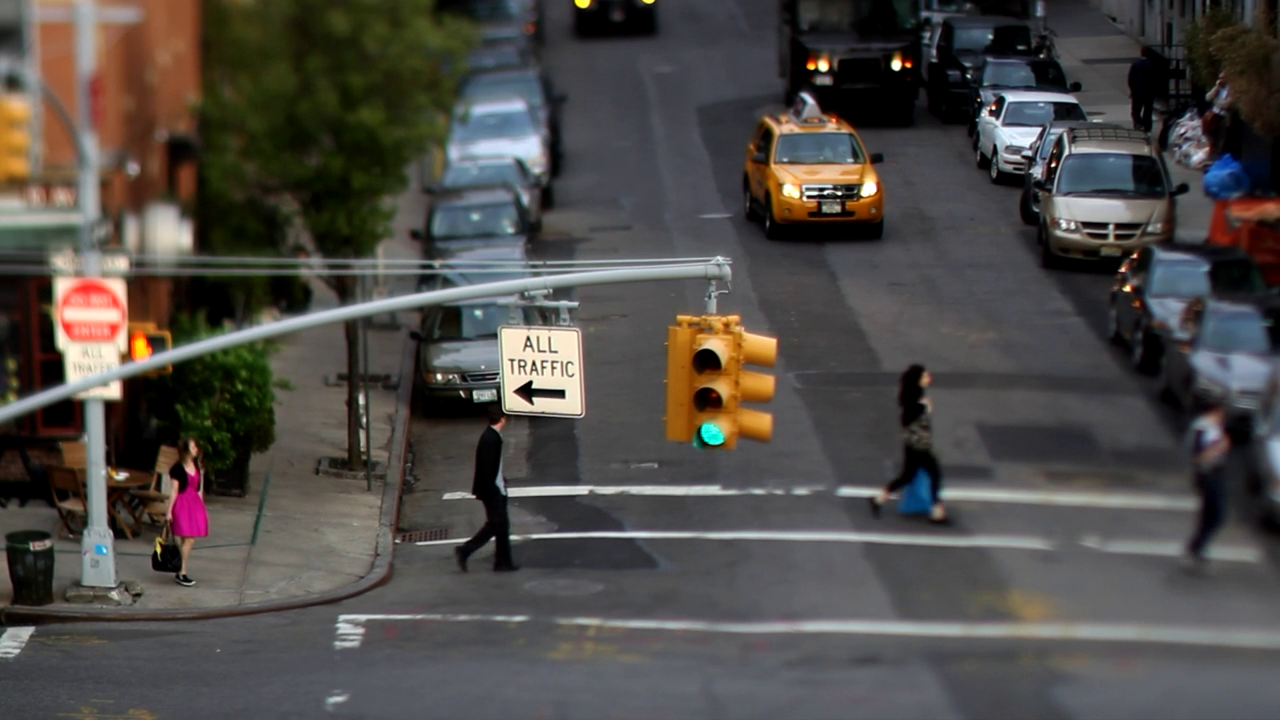
#> input picture frame 39 of project4/video.mp4, 1280 x 720 px
$ jupyter execute hw4.ipynb
#> lines starting #> are read from the running program, lines starting #| are printed output that depends on the picture
Helin Aslı Aksoy
150200705

Running time is about 15-20 minute.

# Homework 4

Please read the instructions before starting.

- Only use array manipulation functions from ```numpy```. (Similar to last homework)
- You can use ```PIL``` for reading images and ```ipywidgets``` and ```display``` to display them.
- Use ```numpy``` operations and arrays as much as possible for performance criteria. Try to avoid using for-loops as they will drastically slow down your implementations for large-scale images. Slow implementations will have a penalty during grading.
- You can overwrite the template as long as the above conditions are not violated and the functionality is kept the same. Keep in mind that you will **only** submit the ```hw4.ipynb``` notebook and ```previous_homework.py``` file

 Fill the the marked areas in the cells for each question.

- - -


## Question 1 [80pt]

In this question, you will implement Lucas Kanade optical flow algorithm.

- We begin with calculating $I_x$, $I_y$, and $I_t$.
- For each window, formulate Least-Squares according to the equality $I_x u + I_y v + I_t = 0$
- Ignore ill-conditioned pixels that have the small minimum eigen value for the covariance matrix $A^TA$ where $A$ denotes the matrix $[I_x, I_y]$ for the points in a window $\mathcal{W}_p$ at pixel $p$.
- Solve the Least-Squares equations for $u$ and $v$.

[cell 1]
import cv2
import numpy as np


def video_to_numpy(path: str) -> np.ndarray:
    """ Convert the video frames into a numpy array

    Args:
        path (str): path of the video

    Returns:
        np.ndarray: 3D numpy array of shape (T, H, W)
    """
#> called with path = 'video.mp4'
    cap = cv2.VideoCapture(path)

    frameWidth = int(cap.get(cv2.CAP_PROP_FRAME_WIDTH))
    frameHeight = int(cap.get(cv2.CAP_PROP_FRAME_HEIGHT))
    frames = []

    ret, frame = cap.read()
#> frame is the input picture: shape (720, 1280, 3); mean B, G, R 71.4, 74.8, 78.3
    while ret:
        grayFrame = cv2.cvtColor(frame, cv2.COLOR_BGR2GRAY)
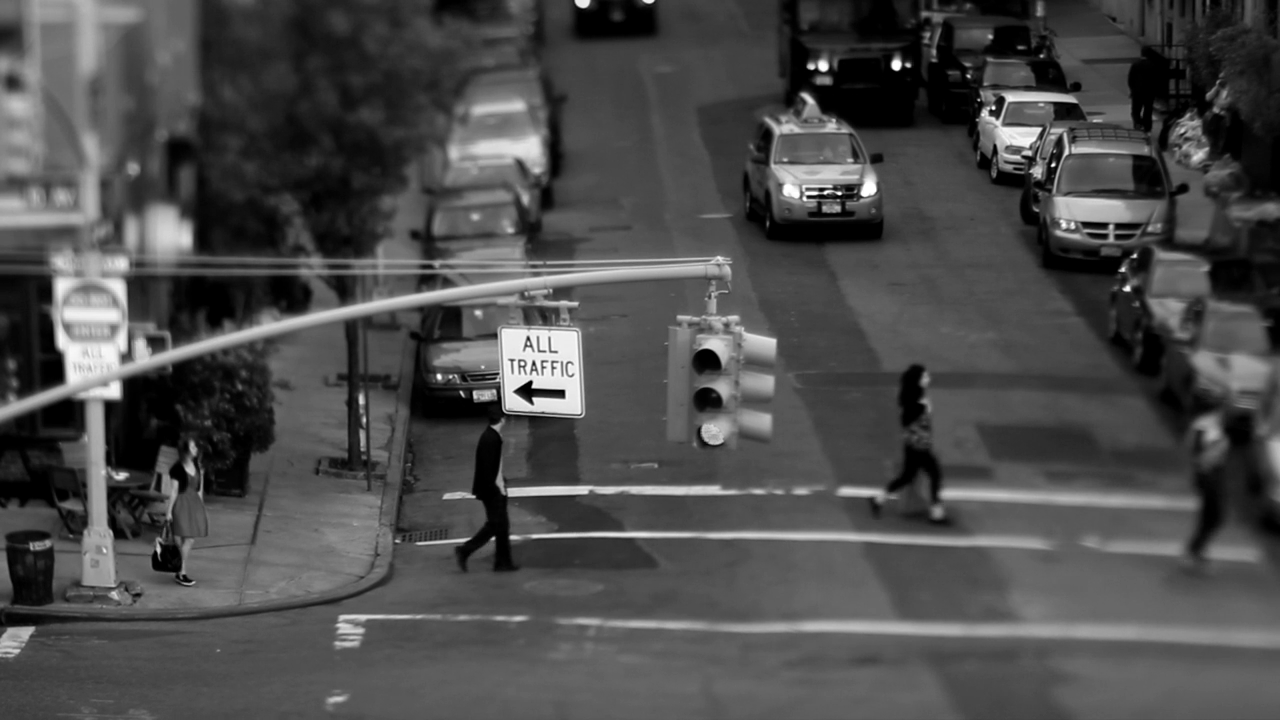
#> grayFrame: shape (720, 1280); min 0, max 255, mean 75.5
        img_arr = grayFrame[::3, ::3]
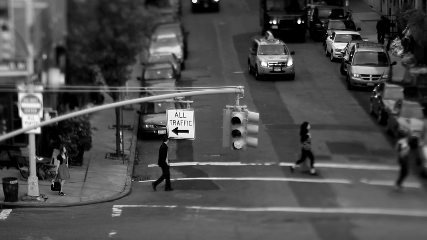
#> img_arr: shape (240, 427); min 0, max 255, mean 75.4
        frames.append(img_arr)
        ret, frame = cap.read()
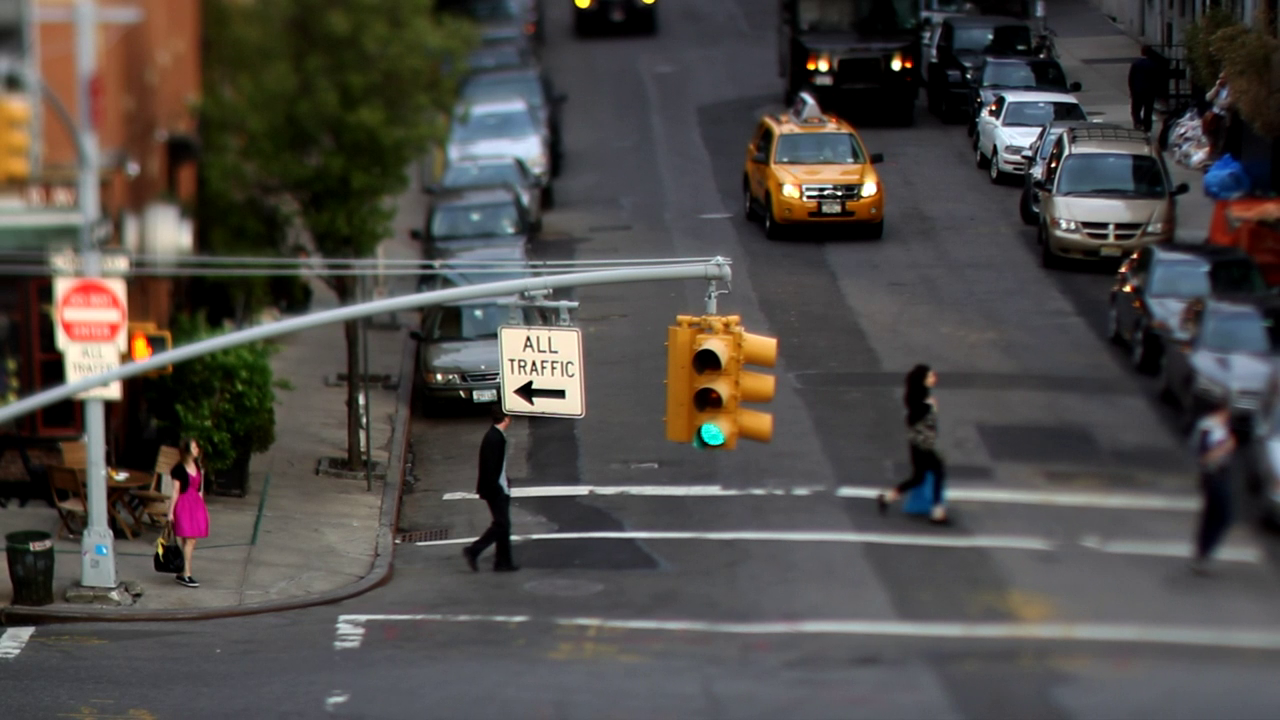
#> input picture frame 40 of project4/video.mp4, 1280 x 720 px
#> frame is the input picture: shape (720, 1280, 3); mean B, G, R 71.4, 74.7, 78.3

    return np.stack(frames).astype(np.uint8)

$ run again, starting later in the video
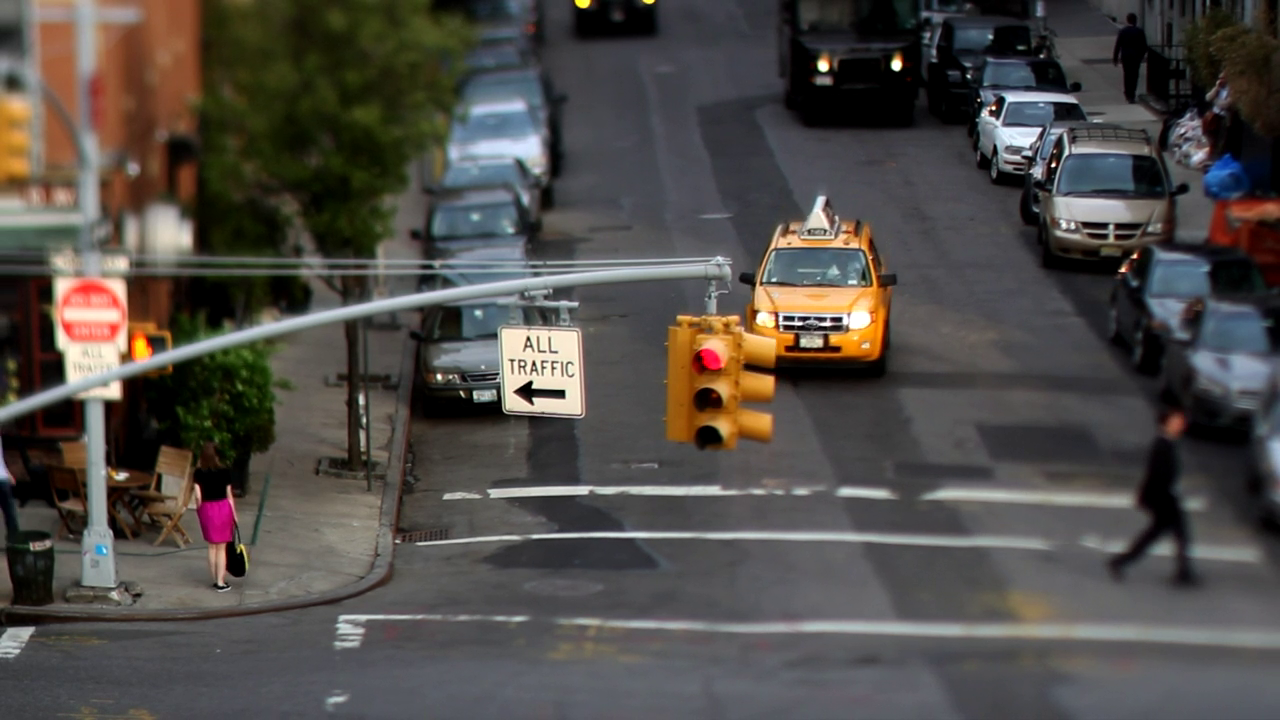
#> input picture frame 178 of project4/video.mp4, 1280 x 720 px
#> in video_to_numpy, frame is the input picture: shape (720, 1280, 3); mean B, G, R 71.8, 75.9, 79.9
#> in video_to_numpy, `img_arr = grayFrame[::3, ::3]`:
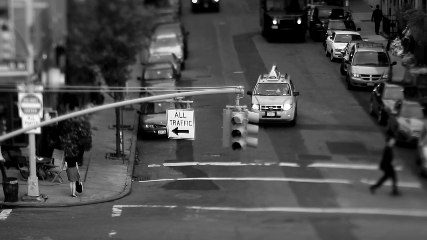
#> img_arr: shape (240, 427); min 0, max 255, mean 76.6
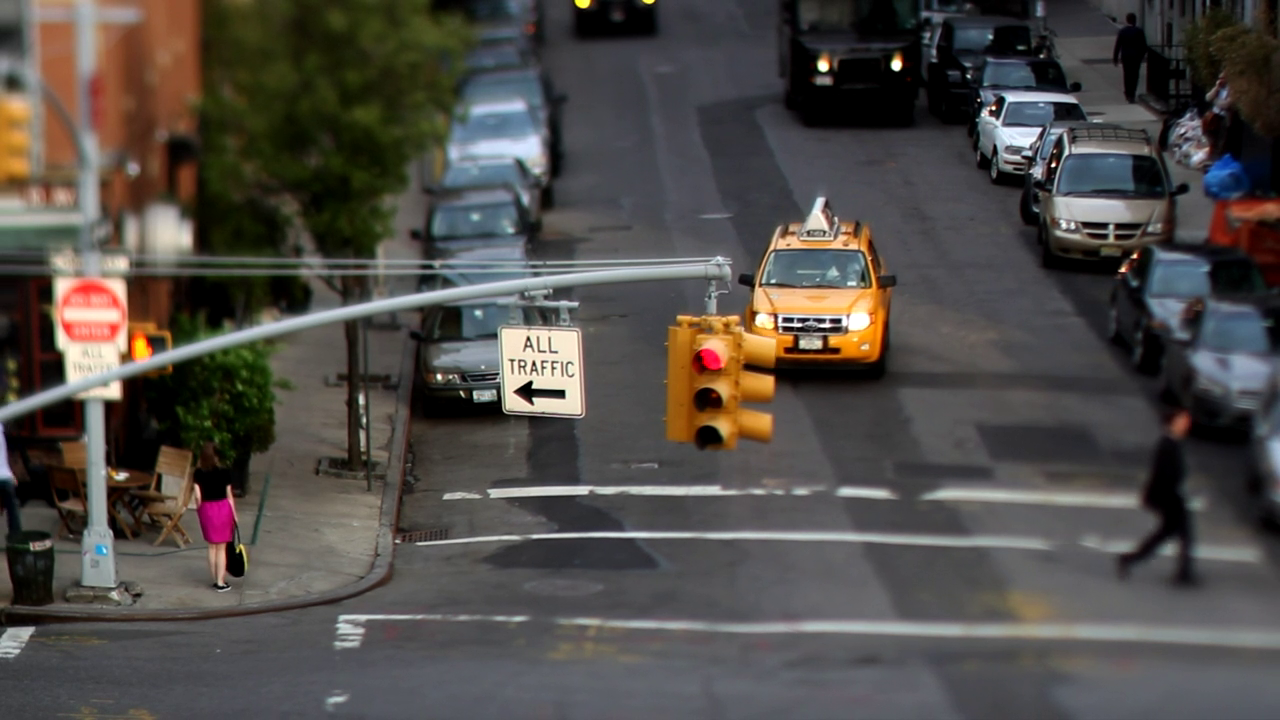
#> input picture frame 179 of project4/video.mp4, 1280 x 720 px
#> in video_to_numpy, frame is the input picture: shape (720, 1280, 3); mean B, G, R 71.9, 75.9, 79.9
